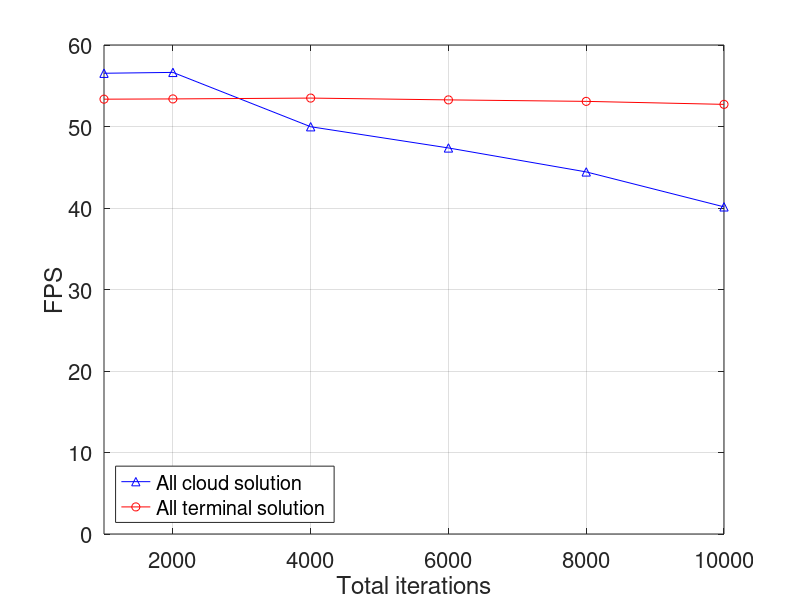

Write the MATLAB code that produced this figure.
x=[1000, 2000, 4000, 6000, 8000, 10000];
y1=[56.53370787	56.63876404	49.97191011	47.36949153	44.4283237	40.14193548];
y2=[53.35260116	53.38430233	53.4875817	53.26640625	53.08375	52.71592357
];

plot(x, y1, 'b^-', x, y2, 'ro-');
xlabel('Total iterations');
ylabel('FPS');
grid on;
l = legend('All cloud solution', 'All terminal solution', 'Location', 'southwest');
set(l,'FontSize',18);
set(gca,'FontSize',16);
axis([1000, 10000, 0, 60]);
